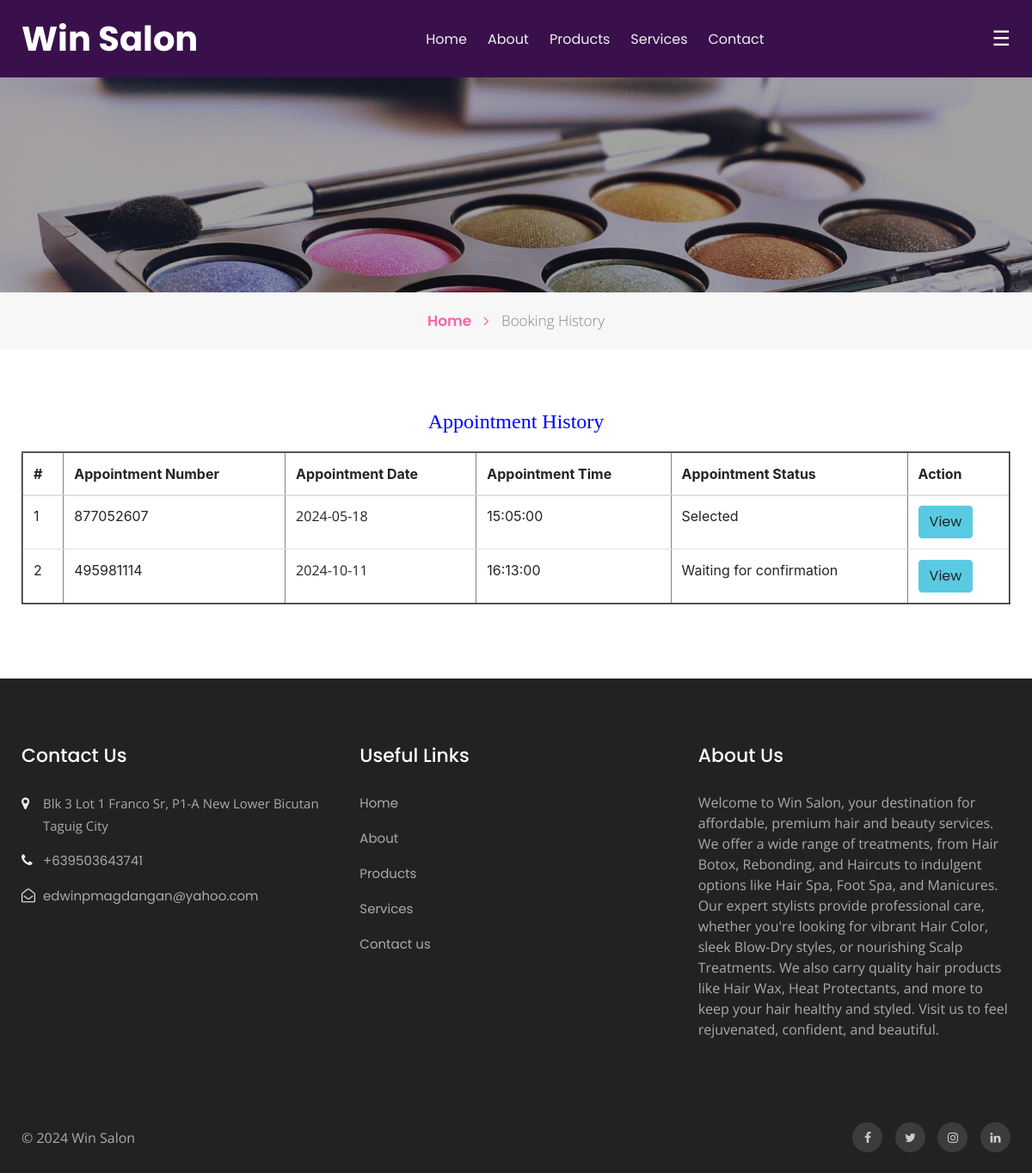
Page /bfs/booking-history.php (signed in) on the earlier database version.
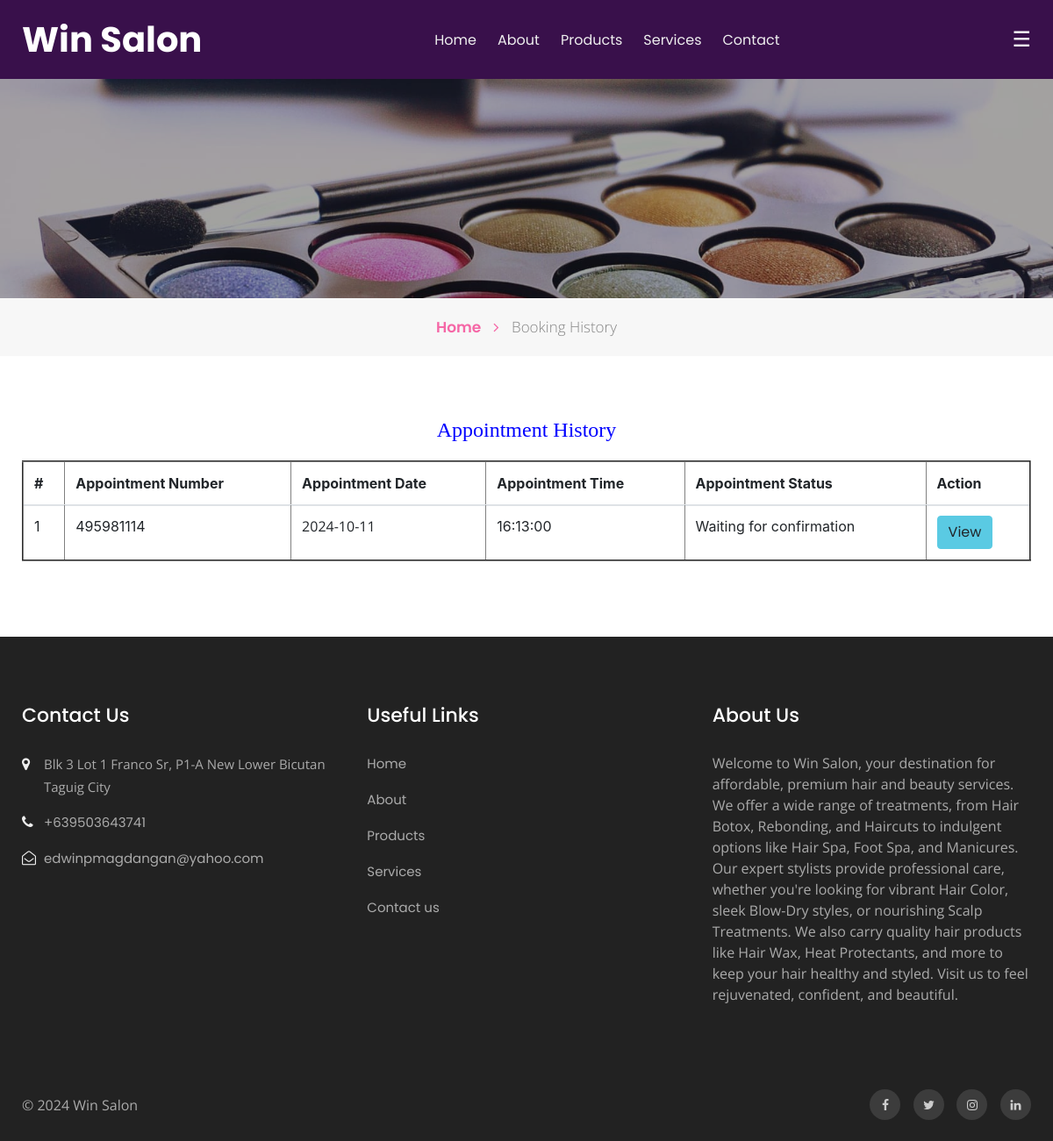
Same page on the later database version.
### tables this page shows
CREATE TABLE `tblbook` (
  `ID` int(10) NOT NULL,
  `UserID` int(10) DEFAULT NULL,
  `AptNumber` int(10) DEFAULT NULL,
  `AptDate` date DEFAULT NULL,
  `AptTime` time DEFAULT NULL,
  `Service` varchar(50) NOT NULL,
  `Message` mediumtext DEFAULT NULL,
  `BookingDate` timestamp NULL DEFAULT current_timestamp(),
  `Remark` varchar(250) DEFAULT NULL,
  `Status` varchar(250) DEFAULT NULL,
  `RemarkDate` timestamp NULL DEFAULT NULL ON UPDATE current_timestamp()
);

CREATE TABLE `tblpage` (
  `ID` int(10) NOT NULL,
  `PageType` varchar(200) DEFAULT NULL,
  `PageTitle` mediumtext DEFAULT NULL,
  `PageDescription` mediumtext DEFAULT NULL,
  `Email` varchar(200) DEFAULT NULL,
  `MobileNumber` bigint(10) DEFAULT NULL,
  `UpdationDate` date DEFAULT NULL,
  `Timing` varchar(200) NOT NULL
);

### bfs/booking-history.php (the view, shortened to what the changed rows need)
<?php
include('includes/dbconnection.php');
if (strlen($_SESSION['bpmsuid']==0)) {
  header('location:logout.php');
  } else{
  ?>
<!doctype html>
<html lang="en">
  <head>
    <link rel="stylesheet" href="assets/css/style-starter.css">
  </head>
  <body id="home">
<?php include_once('includes/header.php');?>
<section class="w3l-contact-info-main" id="contact">
    <div class="contact-sec	">
        <div class="container">
            <div>
                <div class="cont-details">
                   <div class="table-content table-responsive cart-table-content m-t-30">
                        <table border="2" class="table">
                            <thead class="gray-bg" >
                                <tr>
                                    <th>#</th>
                                <th>Appointment Number</th>
                                <th>Appointment Date</th>
                                <th>Appointment Time</th>
                                <th>Appointment Status</th>
                                <th>Action</th>
                                </tr>
                            </thead>
                            <tbody>
                                <tr>
                                    <?php
                                   $userid= $_SESSION['bpmsuid'];
 $query=mysqli_query($con,"select tbluser.ID as uid, tbluser.FirstName,tbluser.LastName,tbluser.Email,tbluser.MobileNumber,tblbook.ID as bid,tblbook.AptNumber,tblbook.AptDate,tblbook.AptTime,tblbook.Message,tblbook.BookingDate,tblbook.Status from tblbook join tbluser on tbluser.ID=tblbook.UserID where tbluser.ID='$userid'");
$cnt=1;
              while($row=mysqli_fetch_array($query))
              { ?>
               <tr>
    <td><?php echo $cnt;?></td>
<td><?php echo $row['AptNumber'];?></td>
<td><p> <?php echo $row['AptDate']?> </p></td>
<td><?php echo $row['AptTime']?></td>
<td><?php $status=$row['Status'];
if($status==''){
 echo "Waiting for confirmation";
} else{
echo $status;
}
?>  </td>
<td><a href="appointment-detail.php?aptnumber=<?php echo $row['AptNumber'];?>" class="btn btn-primary">View</a></td>
</tr><?php $cnt=$cnt+1; } ?>
                            </tbody>
                        </table>
                    </div> </div>
    </div>
    </div></div>
</section>
<?php include_once('includes/footer.php');?>
</body>
</html><?php } ?>

### bfs/includes/footer.php (shortened to what the changed rows need)
<section class="w3l-footer-29-main">
    <div class="footer-29 py-5">
      <div class="container py-lg-4">
        <div class="row footer-top-29">
          <div class="col-lg-4 col-md-6 col-sm-8 footer-list-29 footer-1">
            <ul>
              <?php
$ret=mysqli_query($con,"select * from tblpage where PageType='contactus' ");
while ($row=mysqli_fetch_array($ret)) {
?>
              <li>
                <span class="fa fa-map-marker"></span> <p><?php  echo $row[''];?>Blk 3 Lot 1 Franco Sr, P1-A New Lower Bicutan Taguig City</p>
              </li>
              <li><span class="fa fa-phone"></span><a href="tel:09503643741">+63<?php echo $row['MobileNumber'];?></a></li>
              <li><span class="fa fa-envelope-open-o"></span><a href="mailto:edwinpmagdangan@yahoo.com" class="mail">
                  <?php  echo $row['Email'];?></a></li><?php } ?>
            </ul>
          </div>
          <div class="col-lg-4 col-md-6 col-sm-7 footer-list-29 footer-4">
            <?php
$ret=mysqli_query($con,"select * from tblpage where PageType='aboutus' ");
while ($row=mysqli_fetch_array($ret)) {
?>
            <h6 class="footer-title-29"><?php  echo $row['PageTitle'];?> </h6>
            <p><?php  echo $row['PageDescription'];?></p><?php } ?>
          </div>
        </div>
      </div>
    </div>
  </section>

Differences in the rows shown:
removed tblbook: AptNumber "877052607", AptDate "2024-05-18", AptTime "15:05:00", Status "Selected"
